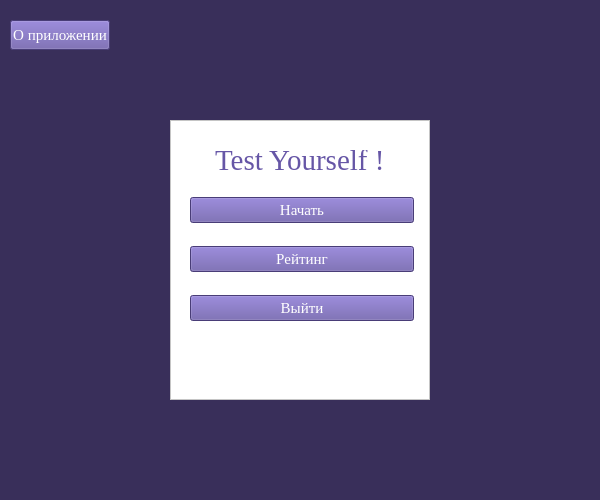
    <widget class="QWidget" name="Menu">
     <property name="sizePolicy">
      <sizepolicy hsizetype="Fixed" vsizetype="Fixed">
       <horstretch>0</horstretch>
       <verstretch>0</verstretch>
      </sizepolicy>
     </property>
     <property name="minimumSize">
      <size>
       <width>600</width>
       <height>500</height>
      </size>
     </property>
     <property name="maximumSize">
      <size>
       <width>600</width>
       <height>500</height>
      </size>
     </property>
     <property name="styleSheet">
      <string notr="true">background-color: rgb(57, 47, 90);</string>
     </property>
     <widget class="QFrame" name="frame">
      <property name="geometry">
       <rect>
        <x>170</x>
        <y>120</y>
        <width>260</width>
        <height>280</height>
       </rect>
      </property>
      <property name="styleSheet">
       <string notr="true">background-color: rgb(255, 255, 255);</string>
      </property>
      <property name="frameShape">
       <enum>QFrame::StyledPanel</enum>
      </property>
      <property name="frameShadow">
       <enum>QFrame::Raised</enum>
      </property>
      <widget class="QWidget" name="verticalLayoutWidget">
       <property name="geometry">
        <rect>
         <x>20</x>
         <y>60</y>
         <width>224</width>
         <height>161</height>
        </rect>
       </property>
       <layout class="QVBoxLayout" name="verticalLayout">
        <item>
         <widget class="QPushButton" name="StartBtn">
          <property name="font">
           <font>
            <family>Times New Roman</family>
            <pointsize>11</pointsize>
           </font>
          </property>
          <property name="styleSheet">
           <string notr="true">background-color: rgb(102, 86, 166);
color: rgb(255, 255, 255);</string>
          </property>
          <property name="text">
           <string>Начать</string>
          </property>
         </widget>
        </item>
        <item>
         <widget class="QPushButton" name="ScoreBtn">
          <property name="font">
           <font>
            <family>Times New Roman</family>
            <pointsize>11</pointsize>
           </font>
          </property>
          <property name="styleSheet">
           <string notr="true">background-color: rgb(102, 86, 166);
color: rgb(255, 255, 255);</string>
          </property>
          <property name="text">
           <string>Рейтинг</string>
          </property>
         </widget>
        </item>
        <item>
         <widget class="QPushButton" name="ExitBtn">
          <property name="font">
           <font>
            <family>Times New Roman</family>
            <pointsize>11</pointsize>
           </font>
          </property>
          <property name="styleSheet">
           <string notr="true">background-color: rgb(102, 86, 166);
color: rgb(255, 255, 255);</string>
          </property>
          <property name="text">
           <string>Выйти</string>
          </property>
         </widget>
        </item>
       </layout>
      </widget>
      <widget class="QLabel" name="TestYourself">
       <property name="geometry">
        <rect>
         <x>45</x>
         <y>30</y>
         <width>170</width>
         <height>20</height>
        </rect>
       </property>
       <property name="font">
        <font>
         <family>Times New Roman</family>
         <pointsize>22</pointsize>
         <weight>50</weight>
         <bold>false</bold>
        </font>
       </property>
       <property name="styleSheet">
        <string notr="true">color: rgb(102, 86, 166);</string>
       </property>
       <property name="text">
        <string>Test Yourself !</string>
       </property>
      </widget>
     </widget>
     <widget class="QPushButton" name="AboutBtn">
      <property name="geometry">
       <rect>
        <x>10</x>
        <y>20</y>
        <width>100</width>
        <height>30</height>
       </rect>
      </property>
      <property name="font">
       <font>
        <family>Times New Roman</family>
        <pointsize>11</pointsize>
       </font>
      </property>
      <property name="styleSheet">
       <string notr="true">background-color: rgb(102, 86, 166);
color: rgb(255, 255, 255);</string>
      </property>
      <property name="text">
       <string>О приложении</string>
      </property>
     </widget>
    </widget>
